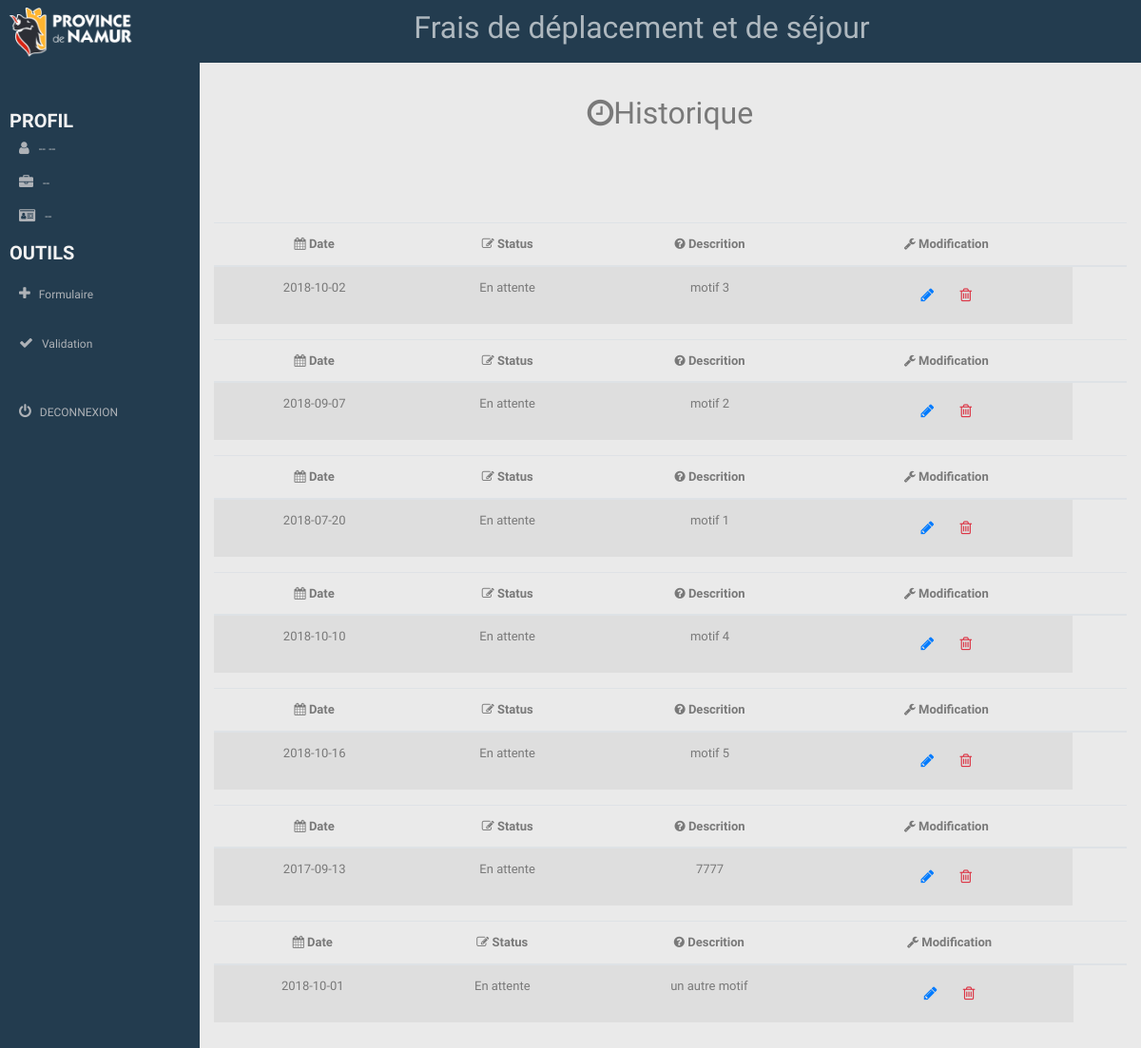
The app's page /historique.php with its own data.
### tables this page shows
CREATE TABLE IF NOT EXISTS `trajets` (
  `id_trajet` int(11) NOT NULL AUTO_INCREMENT,
  `id_agent` int(11) NOT NULL,
  `date_trajet` varchar(255) NOT NULL,
  `heure_administrative` varchar(255) NOT NULL,
  `heure_domicile` varchar(255) NOT NULL,
  `nom_commune` varchar(255) NOT NULL,
  `heure_arrivee` varchar(255) NOT NULL,
  `heure_depart` varchar(255) NOT NULL,
  `fin_mission` varchar(255) NOT NULL,
  `km_aglomeration` varchar(255) NOT NULL,
  `km_hors` varchar(255) NOT NULL,
  `transport` varchar(255) NOT NULL,
  `motif` text NOT NULL,
  `status_trajet` varchar(255) NOT NULL,
  PRIMARY KEY (`id_trajet`)
);

### view/historique.php (the view)
<section id="main-content">
      <section class="wrapper">
          <div class="center">
            <div class="titre-page">
        <h2><i class="fa fa-clock-o"></i><span>Historique</span><h2>
    </div>
    <?php
        $affiche_trajet = $bdd->query('SELECT * FROM trajets WHERE id_agent=7');
        while($trajet = $affiche_trajet->fetch()){
    ?>
            <table class="table table-striped table-advance table-hover">
                <thead>
                  <tr>
                    <th><i class="fa fa-calendar"></i> Date</th>
                    <th><i class=" fa fa-edit"></i> Status</th>
                    <th class="hidden-phone"><i class="fa fa-question-circle"></i> Descrition</th>
                    <th class=""><i class="fa fa-wrench"></i> Modification</th>
                    <th></th>
                  </tr>
                </thead>
                <tbody>
                  <tr>
                    <td>
                      <p><?php echo $trajet['date_trajet'];?></p>
                    </td>
                    <td class="hidden-phone">En attente</td>
                    <td><?php echo $trajet['motif'];?> </td>
                    <td>
                      <a href="modification_trajet.php"><button class="btn btn-outline-primary border"><i class="fa fa-pencil"></i></button>
                       <button class="btn btn-outline-danger border"><i class="fa fa-trash-o "></i></button></a>
                    </td>
                  </tr>
                </tbody>
              </table>
              <?php
        }
        ?>
          </div>
      </section>
    </section>

### historique.php (shortened to what this page needs)
<!DOCTYPE html>
<html lang="fr">
<head>
    <link rel="stylesheet" href="https://stackpath.bootstrapcdn.com/bootstrap/4.1.3/css/bootstrap.min.css">
    <link href="assets/lib/font-awesome/css/font-awesome.css" rel="stylesheet" />
    <link href="assets/css/style.css" rel="stylesheet">
    <link href="assets/css/style-responsive-test.css" rel="stylesheet">
    <link href="assets/css/style-all.css" rel="stylesheet">
</head>
<body>
    <section id="container">
    <?php
        include 'model/bdd.php';
        include 'view/header.php';
        include 'view/side.php';
        include 'view/historique.php';
    ?>
    </section>
</body>
</html>

### view/header.php (shortened to what this page needs)
<header class="header color233C4F">
        <div class="top-menu">
            <ul class="nav pull-left top-menu">
                <li>
                    <img src="assets/img/logo.png" alt="Logo" width="150px">
                </li>
            </ul>
            <ul class="titre-center">
                <li>
                    <h2>Frais de déplacement et de séjour</h2>
                </li>
            </ul>
        </div>
    </header>

### view/side.php (shortened to what this page needs)
<aside>
      <div id="sidebar" class="nav-collapse">
        <ul class="sidebar-menu" id="nav-accordion">
            <li ><h5 class="">PROFIL</h5></li>
            <li><p class="text-color"><i class="fa fa-user ico-size"></i>-- --</p></li>
            <li><p class="text-color"><i class="fa fa-briefcase ico-size"></i>--</p></li>
            <li><p class="text-color"><i class="fa fa-drivers-license ico-size"></i>--</p></li>
          <li ><h5 class="">OUTILS</h5></li>
          <li class="sub-menu">
            <a class="" href="javascript:;" >
              <i class="fa fa-plus"></i>
              <span>Formulaire</span>
              </a>
          </li>
          <li class="sub-menu">
            <a class="" href="javascript:;">
              <i class="fa fa-check"></i>
              <span>Validation</span>
              </a>
          </li>
          <li class="mt">
            <a class="" href="model/deconnexion.php">
              <i class="fa fa-power-off"></i>
              <span>DECONNEXION</span>
              </a>
          </li>
        </ul>
      </div>
    </aside>

### assets/css/style.css (style rules this page uses)
body { color: #797979; background: #eaeaea; font-family: 'Ruda', sans-serif; padding: 0px !important; margin: 0px !important; font-size:13px; }
ul li { list-style: none; }
a, a:hover, a:focus { text-decoration: none; outline: none; }
#container { width: 100%; height: 100%; }
.mt { margin-top: 25px; }
#sidebar { width: 210px; height: 100%; position: fixed; background: #2f323a; }
#sidebar h5 { color: #f2f2f2; font-weight: 700; }
#sidebar ul li { position: relative; }
ul.sidebar-menu , ul.sidebar-menu li ul.sub { margin: -2px 0 0; padding: 0; }
ul.sidebar-menu { margin-top: 75px; }
ul.sidebar-menu li { margin-bottom: 5px; margin-left:10px; margin-right:10px; }
ul.sidebar-menu li.sub-menu { line-height: 15px; }
ul.sidebar-menu li a span { display: inline-block; }
ul.sidebar-menu li a { color: #aeb2b7; text-decoration: none; display: block; padding: 15px 0 15px 10px; font-size: 12px; outline: none; -webkit-transition: all 0.3s ease; -moz-transition: all 0.3s ease; -o-transition: all 0.3s ease; -ms-transition: all 0.3s ease; transition: all 0.3s ease; }
ul.sidebar-menu li a i { font-size: 15px; padding-right: 6px; }
#main-content { margin-left: 210px; }
.header, .footer { min-height: 60px; padding: 0 15px; }
.header { position: fixed; left: 0; right: 0; z-index: 1002; }
.wrapper { display: inline-block; margin-top: 60px; padding-left: 15px; padding-right: 15px; padding-bottom: 15px; padding-top: 0px; width: 100%; }
#top_menu .nav > li, ul.top-menu > li { float: left; }

### assets/css/style-all.css (style rules this page uses)
.color233C4F { background-color: #233C4F; }
#sidebar { background-color: #233C4F; }
.sub-menu { background-color: #233C4F; }
.text-color { color: #aeb2b7; }
.ico-size { font-size:15px; padding-left: 10px; padding-right: 10px; color: #aeb2b7; }
h5 { color: #aeb2b7; }
.header, .footer { padding: 0; }
ul.sidebar-menu { padding-top: 40px; }
.center { margin-top: 100px; text-align: center; }
.wrapper { margin-top: 0; }
.titre-center { text-align: center; padding-top: 10px; color: rgba(255, 255, 255, 0.637); }
.border { border: none !important; }
.titre-page h2 { padding-bottom: 40px; text-align: center; }

### records on screen
trajets: date_trajet "2018-10-02", motif "motif 3"
trajets: date_trajet "2018-09-07", motif "motif 2"
trajets: date_trajet "2018-07-20", motif "motif 1"
trajets: date_trajet "2018-10-10", motif "motif 4"
trajets: date_trajet "2018-10-16", motif "motif 5"
trajets: date_trajet "2017-09-13", motif "7777"
trajets: date_trajet "2018-10-01", motif "un autre motif"
